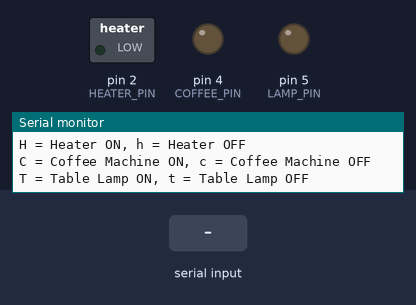
Recording of a sketch running on a simulated Arduino Uno, built with avr-gcc and run on an emulated ATmega328P. Shown: switched loads named in the sketch (green lamp = pin HIGH), output pins drawn as LEDs (lit = HIGH), the last lines printed to the serial monitor. The test bench sets the inputs (shaded band).

Above: at 1.2 s.
1.3 s: "H" received over Serial
At 2.0 s:
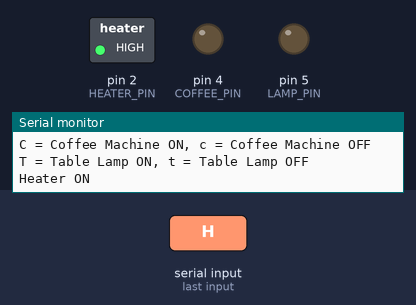
2.8 s: "C" received over Serial
At 3.1 s:
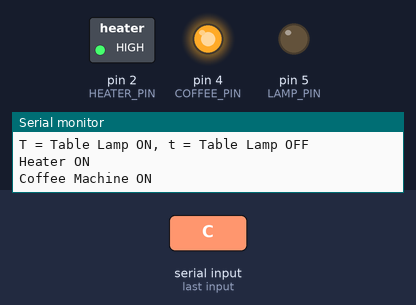
4.3 s: "h" received over Serial
At 5.4 s:
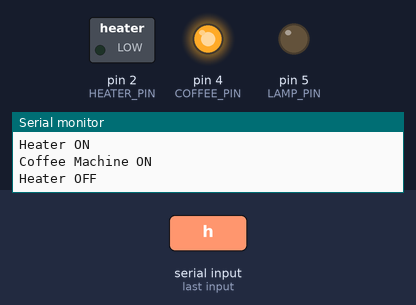
5.8 s: "T" received over Serial
At 6.6 s:
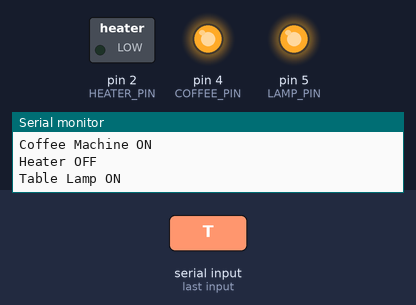
7.3 s: "c" received over Serial
At 7.7 s:
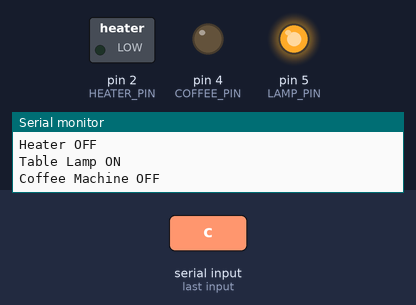
8.8 s: "H" received over Serial
At 10.1 s:
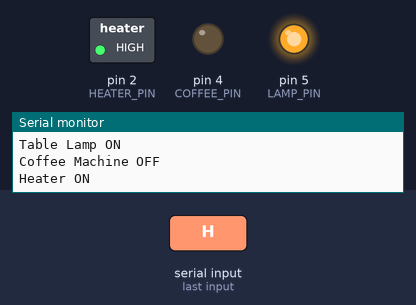
Timing chart, 0 to 11.3 s (numbered marks = the images above; inputs shaded):
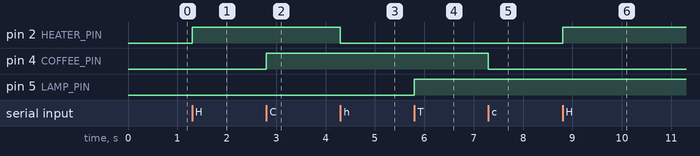

Measured:
- after the input at 1.3 s, pin 2 (HEATER_PIN): LOW → HIGH at once
- after the input at 2.8 s, pin 4 (COFFEE_PIN): LOW → HIGH at once
- after the input at 4.3 s, pin 2 (HEATER_PIN): HIGH → LOW at once
- after the input at 5.8 s, pin 5 (LAMP_PIN): LOW → HIGH at once
- after the input at 7.3 s, pin 4 (COFFEE_PIN): HIGH → LOW at once
- after the input at 8.8 s, pin 2 (HEATER_PIN): LOW → HIGH at once

The sketch:

speech.ino
```cpp
#define HEATER_PIN 2
#define COFFEE_PIN 4
#define LAMP_PIN 5

void setup() {
  Serial.begin(115200);
  pinMode(HEATER_PIN, OUTPUT);
  pinMode(COFFEE_PIN, OUTPUT);
  pinMode(LAMP_PIN, OUTPUT);

  digitalWrite(HEATER_PIN, LOW);
  digitalWrite(COFFEE_PIN, LOW);
  digitalWrite(LAMP_PIN, LOW);

  Serial.println("Type commands to control appliances:");
  Serial.println("H = Heater ON, h = Heater OFF");
  Serial.println("C = Coffee Machine ON, c = Coffee Machine OFF");
  Serial.println("T = Table Lamp ON, t = Table Lamp OFF");
}

void loop() {
  if (Serial.available()) {
    char cmd = Serial.read();
    if (cmd == 'H') {
      digitalWrite(HEATER_PIN, HIGH);
      Serial.println("Heater ON");
    } else if (cmd == 'h') {
      digitalWrite(HEATER_PIN, LOW);
      Serial.println("Heater OFF");
    } else if (cmd == 'C') {
      digitalWrite(COFFEE_PIN, HIGH);
      Serial.println("Coffee Machine ON");
    } else if (cmd == 'c') {
      digitalWrite(COFFEE_PIN, LOW);
      Serial.println("Coffee Machine OFF");
    } else if (cmd == 'T') {
      digitalWrite(LAMP_PIN, HIGH);
      Serial.println("Table Lamp ON");
    } else if (cmd == 't') {
      digitalWrite(LAMP_PIN, LOW);
      Serial.println("Table Lamp OFF");
    }
  }
}
```
